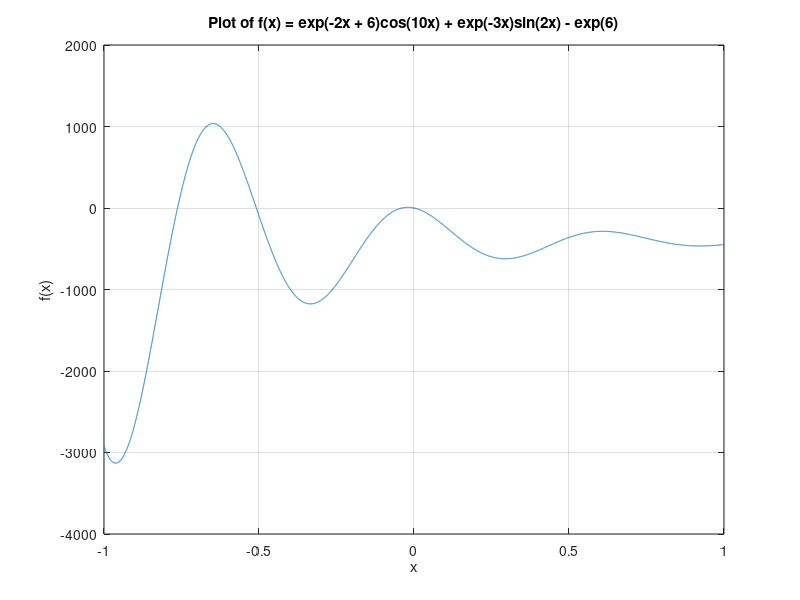

Here is the MATLAB script that generated this plot: (Note: this script raises an error after producing the figure.)
f = @(x) exp(-2 * x + 6) .* cos(10 * x) + exp(-3 * x) .* sin(2 * x) - exp(6);
x = linspace(-1, 1, 10000);
y = f(x);

% Plot the function
figure;
plot(x, y);
xlabel('x');
ylabel('f(x)');
title('Plot of f(x) = exp(-2x + 6)cos(10x) + exp(-3x)sin(2x) - exp(6)');
grid on;

hold on;

r_num = 1;

for i = 1:length(x) - 1
    a = x(i);
    b = x(i + 1);

    if f(a) * f(b) > 0
        continue;
    elseif f(a) * f(b) < 0
        c = (a + b) / 2;
        % Newton's method with secant (no df provided):
        [root, ~, ~] = iterative_root_finding([], [a, b], 1e-6, 'newton', f);
        plot(root, f(root), 'ro');
        fprintf('Approximated root No.%d: %f\n', r_num, root);
        r_num = r_num + 1;
    elseif f(a) == 0
        plot(a, f(a), 'bo');
    end

end

hold off;
